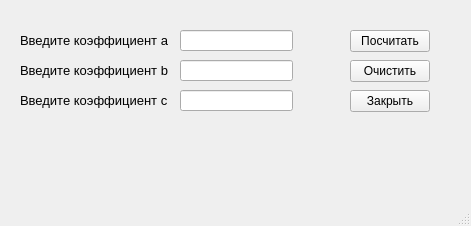
<?xml version="1.0" encoding="UTF-8"?>
<ui version="4.0">
 <class>MainWindow</class>
 <widget class="QMainWindow" name="MainWindow">
  <property name="geometry">
   <rect>
    <x>0</x>
    <y>0</y>
    <width>471</width>
    <height>226</height>
   </rect>
  </property>
  <property name="windowTitle">
   <string>MainWindow</string>
  </property>
  <widget class="QWidget" name="centralwidget">
   <widget class="QLabel" name="aValueLabel">
    <property name="geometry">
     <rect>
      <x>20</x>
      <y>30</y>
      <width>151</width>
      <height>20</height>
     </rect>
    </property>
    <property name="font">
     <font>
      <pointsize>10</pointsize>
     </font>
    </property>
    <property name="text">
     <string>Введите коэффициент a</string>
    </property>
   </widget>
   <widget class="QLabel" name="bValueLabel">
    <property name="geometry">
     <rect>
      <x>20</x>
      <y>60</y>
      <width>151</width>
      <height>20</height>
     </rect>
    </property>
    <property name="font">
     <font>
      <pointsize>10</pointsize>
     </font>
    </property>
    <property name="text">
     <string>Введите коэффициент b</string>
    </property>
   </widget>
   <widget class="QLabel" name="cValueLabel">
    <property name="geometry">
     <rect>
      <x>20</x>
      <y>90</y>
      <width>151</width>
      <height>20</height>
     </rect>
    </property>
    <property name="font">
     <font>
      <pointsize>10</pointsize>
     </font>
    </property>
    <property name="text">
     <string>Введите коэффициент c</string>
    </property>
   </widget>
   <widget class="QLabel" name="resultLabel">
    <property name="geometry">
     <rect>
      <x>40</x>
      <y>150</y>
      <width>161</width>
      <height>16</height>
     </rect>
    </property>
    <property name="font">
     <font>
      <pointsize>10</pointsize>
     </font>
    </property>
    <property name="text">
     <string/>
    </property>
   </widget>
   <widget class="QLineEdit" name="aLineEdit">
    <property name="geometry">
     <rect>
      <x>180</x>
      <y>30</y>
      <width>113</width>
      <height>21</height>
     </rect>
    </property>
   </widget>
   <widget class="QLineEdit" name="bLineEdit">
    <property name="geometry">
     <rect>
      <x>180</x>
      <y>60</y>
      <width>113</width>
      <height>21</height>
     </rect>
    </property>
   </widget>
   <widget class="QLineEdit" name="cLineEdit">
    <property name="geometry">
     <rect>
      <x>180</x>
      <y>90</y>
      <width>113</width>
      <height>21</height>
     </rect>
    </property>
   </widget>
   <widget class="QPushButton" name="calculateButton">
    <property name="geometry">
     <rect>
      <x>350</x>
      <y>30</y>
      <width>80</width>
      <height>22</height>
     </rect>
    </property>
    <property name="text">
     <string>Посчитать</string>
    </property>
   </widget>
   <widget class="QPushButton" name="exitButton">
    <property name="geometry">
     <rect>
      <x>350</x>
      <y>90</y>
      <width>80</width>
      <height>22</height>
     </rect>
    </property>
    <property name="text">
     <string>Закрыть</string>
    </property>
   </widget>
   <widget class="QPushButton" name="clearButton">
    <property name="geometry">
     <rect>
      <x>350</x>
      <y>60</y>
      <width>80</width>
      <height>22</height>
     </rect>
    </property>
    <property name="text">
     <string>Очистить</string>
    </property>
   </widget>
  </widget>
  <widget class="QMenuBar" name="menubar">
   <property name="geometry">
    <rect>
     <x>0</x>
     <y>0</y>
     <width>471</width>
     <height>21</height>
    </rect>
   </property>
  </widget>
  <widget class="QStatusBar" name="statusbar"/>
 </widget>
 <tabstops>
  <tabstop>aLineEdit</tabstop>
  <tabstop>bLineEdit</tabstop>
  <tabstop>cLineEdit</tabstop>
  <tabstop>calculateButton</tabstop>
  <tabstop>clearButton</tabstop>
  <tabstop>exitButton</tabstop>
 </tabstops>
 <resources/>
 <connections/>
</ui>
